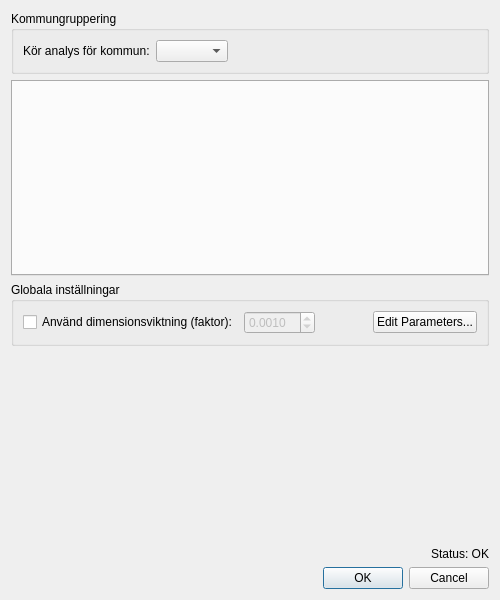
<?xml version="1.0" encoding="UTF-8"?>
<ui version="4.0">
 <class>ReneWDialogBase</class>
 <widget class="QDialog" name="ReneWDialogBase">
  <property name="geometry">
   <rect>
    <x>0</x>
    <y>0</y>
    <width>500</width>
    <height>600</height>
   </rect>
  </property>
  <property name="windowTitle">
   <string>reneW - Riskkalkylering</string>
  </property>
  <layout class="QVBoxLayout" name="verticalLayout_2">
   <item>
    <widget class="QGroupBox" name="mGroupBoxMunicipality">
     <property name="title">
      <string>Kommungruppering</string>
     </property>
     <layout class="QHBoxLayout" name="horizontalLayout_3">
      <item>
       <widget class="QLabel" name="label_2">
        <property name="text">
         <string>Kör analys för kommun:</string>
        </property>
       </widget>
      </item>
      <item>
       <widget class="QComboBox" name="mMunicipalityFilterCombo"/>
      </item>
      <item>
       <spacer name="horizontalSpacer_3">
        <property name="orientation">
         <enum>Qt::Horizontal</enum>
        </property>
        <property name="sizeHint" stdset="0">
         <size>
          <width>40</width>
          <height>20</height>
         </size>
        </property>
       </spacer>
      </item>
     </layout>
    </widget>
   </item>
   <item>
    <widget class="QTabWidget" name="mTabWidget">
     <property name="currentIndex">
      <number>-1</number>
     </property>
    </widget>
   </item>
   <item>
    <widget class="QGroupBox" name="groupBox">
     <property name="title">
      <string>Globala inställningar</string>
     </property>
     <layout class="QHBoxLayout" name="horizontalLayout">
      <item>
       <widget class="QCheckBox" name="mCheckBoxEnableDimensionWeighting">
        <property name="text">
         <string>Använd dimensionsviktning (faktor):</string>
        </property>
       </widget>
      </item>
      <item>
       <widget class="QDoubleSpinBox" name="mSpinBoxDimensionFactor">
        <property name="enabled">
         <bool>false</bool>
        </property>
        <property name="decimals">
         <number>4</number>
        </property>
        <property name="singleStep">
         <double>0.0001</double>
        </property>
        <property name="value">
         <double>0.0010</double>
        </property>
       </widget>
      </item>
      <item>
       <spacer name="horizontalSpacer">
        <property name="orientation">
         <enum>Qt::Horizontal</enum>
        </property>
        <property name="sizeHint" stdset="0">
         <size>
          <width>40</width>
          <height>20</height>
         </size>
        </property>
       </spacer>
      </item>
      <item>
       <widget class="QPushButton" name="mBtnEditParameters">
        <property name="text">
         <string>Edit Parameters...</string>
        </property>
       </widget>
      </item>
     </layout>
    </widget>
   </item>
   <item>
    <spacer name="verticalSpacer_2">
     <property name="orientation">
      <enum>Qt::Vertical</enum>
     </property>
     <property name="sizeHint" stdset="0">
      <size>
       <width>20</width>
       <height>10</height>
      </size>
     </property>
    </spacer>
   </item>
   <item>
    <widget class="QLabel" name="mStatusLabel">
     <property name="text">
      <string>Status: OK</string>
     </property>
     <property name="alignment">
      <set>Qt::AlignRight|Qt::AlignTrailing|Qt::AlignVCenter</set>
     </property>
     <property name="wordWrap">
      <bool>true</bool>
     </property>
    </widget>
   </item>
   <item>
    <widget class="QDialogButtonBox" name="mButtonBox">
     <property name="orientation">
      <enum>Qt::Horizontal</enum>
     </property>
     <property name="standardButtons">
      <set>QDialogButtonBox::Cancel|QDialogButtonBox::Ok</set>
     </property>
    </widget>
   </item>
  </layout>
 </widget>
 <customwidgets>
  <customwidget>
   <class>QgsFieldComboBox</class>
   <extends>QComboBox</extends>
   <header>qgis.gui</header>
  </customwidget>
  <customwidget>
   <class>QgsMapLayerComboBox</class>
   <extends>QComboBox</extends>
   <header>qgis.gui</header>
  </customwidget>
 </customwidgets>
 <resources/>
 <connections>
  <connection>
   <sender>mButtonBox</sender>
   <signal>accepted()</signal>
   <receiver>ReneWDialogBase</receiver>
   <slot>accept()</slot>
  </connection>
  <connection>
   <sender>mButtonBox</sender>
   <signal>rejected()</signal>
   <receiver>ReneWDialogBase</receiver>
   <slot>reject()</slot>
  </connection>
 </connections>
</ui>
